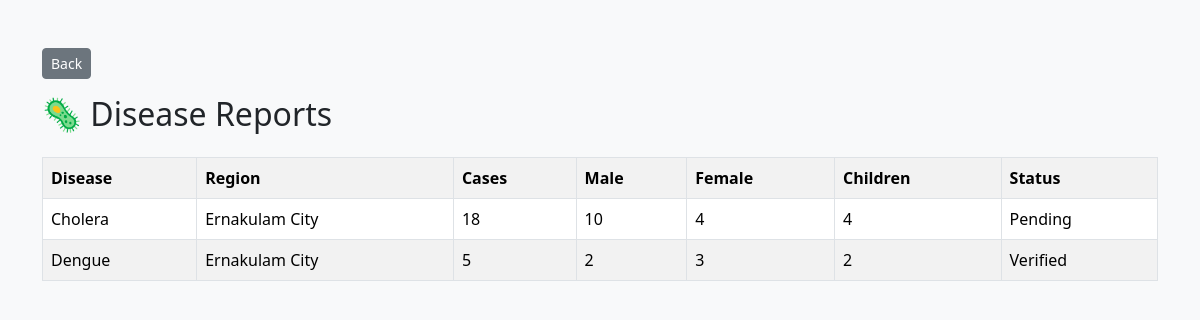
The page /worker-disease-reports/ (signed in) on the database its author committed.
### HelathApp/models.py (models this page shows, shortened)
class DiseaseCaseReport(models.Model):
    STATUS = [
        ("Pending", "Pending"),
        ("Verified", "Verified"),
    ]
    hospital = models.ForeignKey(
        Hospital,
        on_delete=models.CASCADE
    )
    disease = models.ForeignKey(
        Disease,
        on_delete=models.CASCADE
    )
    region = models.ForeignKey(
        Region,
        on_delete=models.CASCADE
    )
    case_count = models.PositiveIntegerField()
    male_cases = models.PositiveIntegerField(default=0)
    female_cases = models.PositiveIntegerField(default=0)
    children_cases = models.PositiveIntegerField(default=0)
    report_date = models.DateField()
    remarks = models.TextField(blank=True)
    status = models.CharField(
        max_length=20,
        choices=STATUS,
        default="Pending"
    )
    created_at = models.DateTimeField(auto_now_add=True)

class Disease(models.Model):
    SEVERITY = [
        ('Low','Low'),
        ('Medium','Medium'),
        ('High','High'),
    ]
    disease_name = models.CharField(max_length=100)
    disease_type = models.CharField(max_length=100)
    severity_level = models.CharField(
        max_length=20,
        choices=SEVERITY
    )
    description = models.TextField(blank=True)
    precautions = models.TextField(blank=True)

class Region(models.Model):
    REGION_TYPES = [
        ('Urban', 'Urban'),
        ('Rural', 'Rural'),
        ('Tribal', 'Tribal'),
    ]
    region_name = models.CharField(max_length=100)
    region_type = models.CharField(
        max_length=20,
        choices=REGION_TYPES
    )
    latitude = models.DecimalField(
        max_digits=9,
        decimal_places=6
    )
    longitude = models.DecimalField(
        max_digits=9,
        decimal_places=6
    )

### HelathApp/views.py (the view)
def worker_disease_reports(request):
    worker_id = request.session.get("worker_id")
    if not worker_id:
        return redirect("worker_login")
    worker = models.FieldWorker.objects.get(id=worker_id)
    reports = models.DiseaseCaseReport.objects.filter(
        region=worker.region
    ).order_by("-created_at")
    return render(
        request,
        "worker_disease_reports.html",
        {
            "worker": worker,
            "reports": reports
        }
    )

### HelathApp/templates/worker_disease_reports.html (shortened to what this page needs)
<!DOCTYPE html>
<html>
<head>
<link href="https://cdn.jsdelivr.net/npm/bootstrap@5.3.3/dist/css/bootstrap.min.css" rel="stylesheet">
</head>
<body class="bg-light">
<div class="container mt-5">
<div class="mb-3">
<a href="{% url 'worker_home' %}" class="btn btn-secondary btn-sm">
 Back
</a>
</div>
<h2>
🦠 Disease Reports
</h2>
<table class="table table-bordered table-striped mt-4">
<tr>
<th>Disease</th>
<th>Region</th>
<th>Cases</th>
<th>Male</th>
<th>Female</th>
<th>Children</th>
<th>Status</th>
</tr>
{% for report in reports %}
<tr>
<td>
{{report.disease.disease_name}}
</td>
<td>
{{report.region.region_name}}
</td>
<td>
{{report.case_count}}
</td>
<td>
{{report.male_cases}}
</td>
<td>
{{report.female_cases}}
</td>
<td>
{{report.children_cases}}
</td>
<td>
{{report.status}}
</td>
</tr>
{% empty %}
<tr>
<td colspan="7">
No disease reports found
</td>
</tr>
{% endfor %}
</table>
</div>
</body>
</html>

### rows shown on the page
DiseaseCaseReport: disease.disease_name "Cholera", region.region_name "Ernakulam City", case_count "18", male_cases "10", female_cases "4", children_cases "4", status "Pending"
DiseaseCaseReport: disease.disease_name "Dengue", region.region_name "Ernakulam City", case_count "5", male_cases "2", female_cases "3", children_cases "2", status "Verified"
